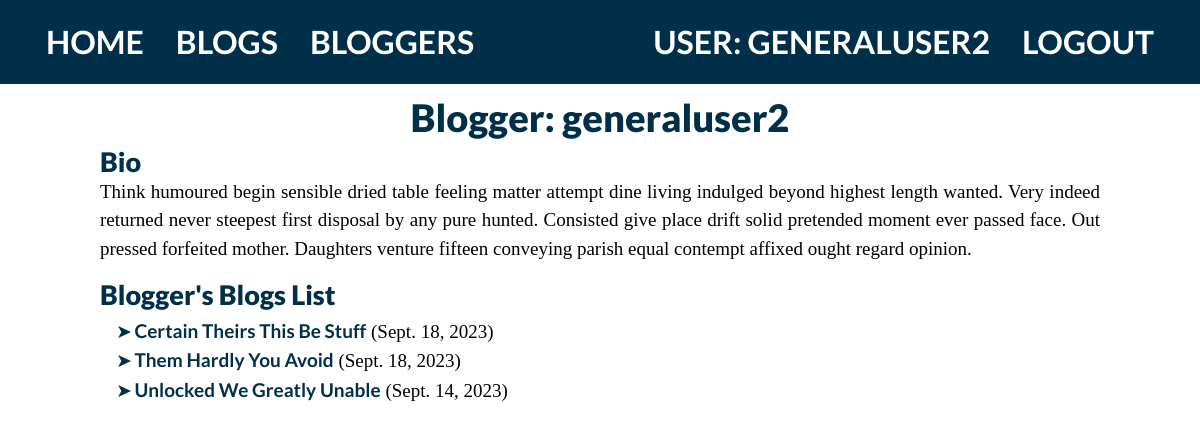
The app's page /blog/blogger/2 (signed in) with its own data.
### blog/models.py (models this page shows, shortened)
class BlogAuthor(models.Model):
	user = models.OneToOneField(User, on_delete=models.SET_NULL, null=True)
	bio = models.TextField(max_length=400, help_text="Enter your bio details here.")
	class Meta:
		ordering = ['user', 'bio']
	def __str__(self):
		return self.user.username

class Blog(models.Model):
	name = models.CharField(max_length=200)
	author = models.ForeignKey('BlogAuthor', on_delete=models.SET_NULL, null=True)
	description = models.TextField(max_length=2000, help_text="Enter the blog post's text here.")
	post_date = models.DateField(default=date.today)
	class Meta:
		ordering = ['-post_date']
	def get_absolute_url(self):
		return reverse('blog-detail', args=[str(self.id)])

### blog/views.py (the view)
# urls.py: path('blogger/<int:pk>', views.BlogListbyAuthorView.as_view(), name='blogs-by-author'),
class BlogListbyAuthorView(generic.ListView):
	model = Blog
	template_name = 'blog/blog_list_by_author.html'
	def get_queryset(self):
		id = self.kwargs['pk']
		target_author = get_object_or_404(BlogAuthor, pk = id)
		return Blog.objects.filter(author=target_author)
	def get_context_data(self, **kwargs):
		context = super(BlogListbyAuthorView, self).get_context_data(**kwargs)
		context['blogger'] = get_object_or_404(BlogAuthor, pk = self.kwargs['pk'])
		return context

### blog/templates/blog/blog_list_by_author.html
{% extends "base_generic.html" %}
{% block content %}
  <h1>Blogger: {{ blogger }}</h1>
  <h3>Bio</h3>
	<p>{{ blogger.bio }}</p>
	{% if blog_list %}
	<h3>Blogger's Blogs List</h3>
	<ul>
		{% for blog in blog_list %}
		<li>
			<a href="{{ blog.get_absolute_url }}">{{ blog.name }}</a> ({{blog.post_date}})</a>
		</li>
		{% endfor %}
	</ul>
	{% else %}
		<p>This blogger hasn't posted any posts yet.</p>
	{% endif%}
{% endblock %}

### blog/templates/base_generic.html (shortened to what this page needs)
<!DOCTYPE html>
<html lang="en">
  <head>
    {% load static %}
    <link
      href="https://cdn.jsdelivr.net/npm/bootstrap@5.1.3/dist/css/bootstrap.min.css"
      rel="stylesheet"
 />
    {% load static %}
    <link rel="stylesheet" href="{% static 'css/styles.css' %}" />
  </head>
  <body>
    <div class="container-fluid">
      <div class="row">
        <div class="col-sm-2">
          {% block sidebar %}
            <ul class="sidebar-nav">
              <li><a href="{% url 'index' %}">Home</a></li>
              <li><a href="{% url 'blogs' %}">Blogs</a></li>
              <li><a href="{% url 'bloggers' %}">Bloggers</a></li>
	            {% if user.is_authenticated %}
	              <li class="nav-right"><a href="{% url 'logout' %}?next={{ request.path }}">Logout</a></li>
	              <li class="nav-right-user">User: {{ user.get_username }}</li>
	              {% else %}
	              <li class="nav-right"><a href="{% url 'login' %}?next={{ request.path }}">Login</a></li>
	            {% endif %}
            </ul>
          {% endblock %}
        </div>
        <div class="col-sm-10 ">{% block content %}{% endblock %}
				</div>
      </div>
    </div>
  </body>
</html>

### blog/static/css/styles.css (style rules this page uses)
* { margin: 0; padding: 0; }
body { background-color: #FFFFFF; color: #000000; font-family: 'Bitter', serif; font-size: 19px; }
h1 { color: #003049; margin-top: 0px; margin-bottom: 5px; text-transform: none; font-size: 38px; text-align: center; font-family: 'Lato', sans-serif; font-weight: 900; }
h3 { color: #003049; margin-bottom: 5px; font-size: 27px; text-align: left; font-family: 'Lato', sans-serif; font-weight: 900; }
p { text-align: justify; margin-top: -5px; }
ul { margin-top: 0px; margin-bottom: 10px; display: inline-block; text-align: left; }
.col-sm-10 { display: inline-block; width: 100%; padding-left: 100px; padding-right: 100px; padding-top: 25px; }
.col-sm-2 { list-style-type: none; margin: 0; padding: 0; width: 100%; height: 70px; }
.sidebar-nav { margin-top: 0px; margin-bottom: 0px; width: 100%; height: 84px; background-color: #003049; color: #FFFFFF; padding-left: 30px; padding-right: 30px; font-family: 'Lato', sans-serif; font-weight: 900; font-size: 32px; }
ul.sidebar-nav li { list-style-type: none; float: left; text-align: center; font-weight: bold; font-size: 32px; padding-left: 0px; }
ul.sidebar-nav li.nav-right, ul.sidebar-nav li.nav-right-user { float: right; text-transform: uppercase; padding-left: 0px; }
ul.sidebar-nav li.nav-right-user { padding: 18px 16px; }
ul.sidebar-nav a { display: block; text-transform: uppercase; color: #FFFFFF; text-decoration: none; padding: 18px 16px; font-size: 32px; }
li { list-style-type: "➤"; padding-inline-start: 0.26ch; }
li::marker { color: #003049; }
a { font-family: 'Lato', sans-serif; color: #003049; text-decoration: none; font-size: 19px; font-weight: bold; }

### records on screen
BlogAuthor: user.username "generaluser2", bio "Think humoured begin sensible dried table feeling matter attempt dine living indulged beyond highest length wanted. Very indeed returned never steepest first disposal by any pure hunted. Consisted give place drift solid pretended moment ever passed face. Out pressed forfeited mother. Daughters venture fifteen conveying parish equal contempt affixed ought regard opinion."
Blog: name "Certain Theirs This Be Stuff", post_date "Sept. 18, 2023"
Blog: name "Them Hardly You Avoid", post_date "Sept. 18, 2023"
Blog: name "Unlocked We Greatly Unable", post_date "Sept. 14, 2023"

### other values on screen
{{ user.get_username }} "GENERALUSER2"
